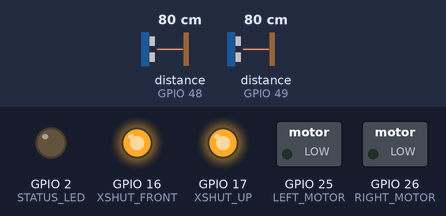
The sketch below on a simulated ESP32. Parts: switched loads named in the sketch (green lamp = pin HIGH), output pins drawn as LEDs (lit = HIGH). Dashed ring = blinking. Inputs (shaded band) come from the test bench; at power-on: distance to the obstacle (sensors on GPIO 48, GPIO 49) 80 cm. What the sketch prints to the serial monitor is not drawn.

Above: at 1.5 s.
1.6 s: distance to the obstacle (sensor on GPIO 48) set to 77 cm
At 1.75 s:
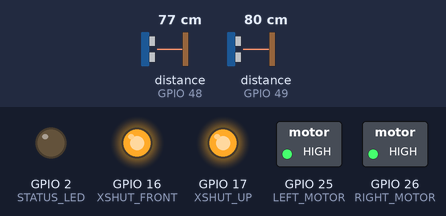
4.6 s: distance to the obstacle (sensor on GPIO 48) set to 33 cm
At 4.87 s:
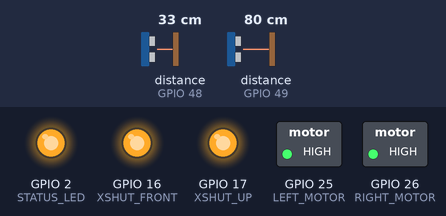
7.6 s: distance to the obstacle (sensor on GPIO 48) set to 27 cm
At 7.71 s:
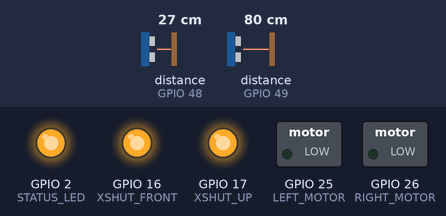
9.3 s: distance to the obstacle (sensor on GPIO 49) set to 77 cm
At 9.39 s:
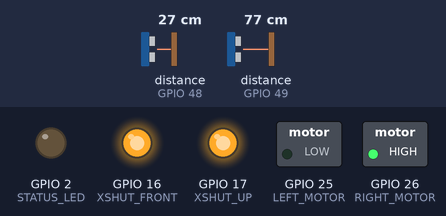
12.3 s: distance to the obstacle (sensor on GPIO 49) set to 2 cm
At 12.9 s:
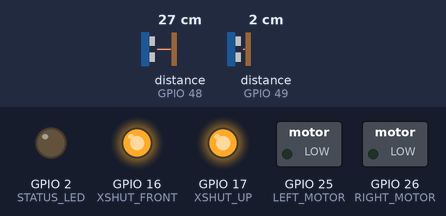
13.8 s: distance to the obstacle (sensor on GPIO 49) set to 60 cm
At 14.27 s:
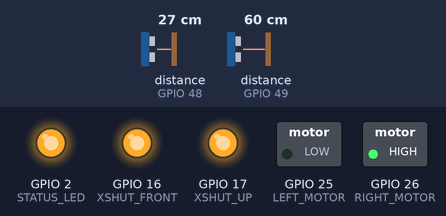
Timing chart, 0 to 17.8 s (numbered marks = the images above; inputs shaded):
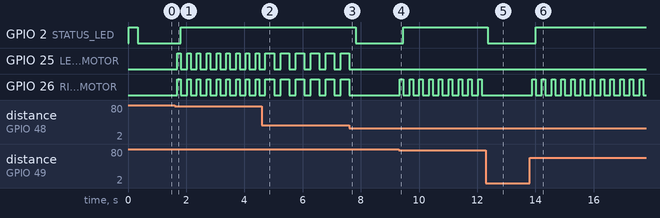

Measured:
- the behaviour switches between 80 and 79 cm on distance to the obstacle (sensor on GPIO 48) (found by bisection; images 0 and 1)
- the behaviour switches between 31 and 30 cm on distance to the obstacle (sensor on GPIO 48) (found by bisection; images 2 and 3)
- the behaviour switches between 80 and 79 cm on distance to the obstacle (sensor on GPIO 49) (found by bisection; images 3 and 4)
- after the input at 1.6 s, GPIO 2 (STATUS_LED): LOW → HIGH after 0.22 s; GPIO 25 (LEFT_MOTOR), GPIO 26 (RIGHT_MOTOR): alternates HIGH for 0.12 s and LOW for 0.22 s, starting after 0.10 s
- after the input at 4.6 s, GPIO 25 (LEFT_MOTOR), GPIO 26 (RIGHT_MOTOR): alternates HIGH for 0.30 s and LOW for 0.22 s, starting after 0.42 s
- after the input at 7.6 s, GPIO 2 (STATUS_LED): HIGH → LOW after 0.22 s; GPIO 25 (LEFT_MOTOR), GPIO 26 (RIGHT_MOTOR): goes on until 7.6 s, then stays LOW
- after the input at 9.3 s, GPIO 2 (STATUS_LED): LOW → HIGH after 0.16 s; GPIO 26 (RIGHT_MOTOR): alternates HIGH for 0.12 s and LOW for 0.22 s, starting at once
- after the input at 12.3 s, GPIO 2 (STATUS_LED): HIGH → LOW after 0.07 s; GPIO 26 (RIGHT_MOTOR): stops changing and stays LOW
- after the input at 13.8 s, GPIO 2 (STATUS_LED): LOW → HIGH after 0.20 s; GPIO 26 (RIGHT_MOTOR): alternates HIGH for 0.12 s and LOW for 0.22 s, starting after 0.08 s

The sketch:

head_module.ino
```cpp
#include <Wire.h>
#include <Adafruit_VL53L0X.h>

/* ===== PIN DEFINITIONS ===== */
#define SDA_PIN 21
#define SCL_PIN 22

#define XSHUT_FRONT 16
#define XSHUT_UP    17

#define LEFT_MOTOR  25
#define RIGHT_MOTOR 26

#define STATUS_LED  2

/* ===== DISTANCE THRESHOLDS (cm) ===== */
#define IGNORE_DISTANCE   30     // Ignore noise below this
#define SAFE_DISTANCE    80
#define DANGER_DISTANCE  50

Adafruit_VL53L0X tofFront;
Adafruit_VL53L0X tofUp;

/* ===== SETUP ===== */
void setup() {
  Serial.begin(115200);
  Wire.begin(SDA_PIN, SCL_PIN);

  pinMode(XSHUT_FRONT, OUTPUT);
  pinMode(XSHUT_UP, OUTPUT);

  pinMode(LEFT_MOTOR, OUTPUT);
  pinMode(RIGHT_MOTOR, OUTPUT);

  pinMode(STATUS_LED, OUTPUT);

  // Turn everything OFF initially
  digitalWrite(LEFT_MOTOR, LOW);
  digitalWrite(RIGHT_MOTOR, LOW);
  digitalWrite(STATUS_LED, LOW);

  /* ===== ToF ADDRESS SETUP ===== */
  digitalWrite(XSHUT_FRONT, LOW);
  digitalWrite(XSHUT_UP, LOW);
  delay(10);

  // Front sensor
  digitalWrite(XSHUT_FRONT, HIGH);
  delay(10);
  if (!tofFront.begin(0x30)) {
    Serial.println("❌ Front ToF not detected");
    while (1);
  }

  // Upward sensor
  digitalWrite(XSHUT_UP, HIGH);
  delay(10);
  if (!tofUp.begin(0x31)) {
    Serial.println("❌ Upward ToF not detected");
    while (1);
  }

  // Ready indication
  digitalWrite(STATUS_LED, HIGH);
  delay(300);
  digitalWrite(STATUS_LED, LOW);

  Serial.println("✅ HEAD MODULE READY");
}

/* ===== VIBRATION FUNCTIONS ===== */
void vibrateLeft(int duration) {
  digitalWrite(LEFT_MOTOR, HIGH);
  delay(duration);
  digitalWrite(LEFT_MOTOR, LOW);
}

void vibrateRight(int duration) {
  digitalWrite(RIGHT_MOTOR, HIGH);
  delay(duration);
  digitalWrite(RIGHT_MOTOR, LOW);
}

void vibrateBoth(int duration) {
  digitalWrite(LEFT_MOTOR, HIGH);
  digitalWrite(RIGHT_MOTOR, HIGH);
  delay(duration);
  digitalWrite(LEFT_MOTOR, LOW);
  digitalWrite(RIGHT_MOTOR, LOW);
}

/* ===== MAIN LOOP ===== */
void loop() {

  VL53L0X_RangingMeasurementData_t frontData, upData;

  tofFront.rangingTest(&frontData, false);
  tofUp.rangingTest(&upData, false);

  int frontDist = frontData.RangeMilliMeter / 10; // cm
  int upDist    = upData.RangeMilliMeter / 10;    // cm

  Serial.print("Front: ");
  Serial.print(frontDist);
  Serial.print(" cm | Up: ");
  Serial.print(upDist);
  Serial.println(" cm");

  bool obstacleDetected = false;

  /* ===== FRONT (HEAD-LEVEL) OBSTACLE ===== */
  if (frontDist > IGNORE_DISTANCE && frontDist < SAFE_DISTANCE) {
    obstacleDetected = true;

    if (frontDist < DANGER_DISTANCE) {
      Serial.println("🚨 DANGER: HEAD-LEVEL OBSTACLE AHEAD");
      vibrateBoth(300);   // continuous danger feel
    } else {
      Serial.println("⚠ WARNING: HEAD-LEVEL OBSTACLE AHEAD");
      vibrateBoth(120);   // slow pulse
    }
  }

  /* ===== UPWARD (HANGING) OBSTACLE ===== */
  else if (upDist > IGNORE_DISTANCE && upDist < SAFE_DISTANCE) {
    obstacleDetected = true;

    if (upDist < DANGER_DISTANCE) {
      Serial.println("🚨 DANGER: HANGING OBSTACLE");
      vibrateRight(300);  // strong warning
    } else {
      Serial.println("⚠ WARNING: HANGING OBSTACLE");
      vibrateRight(120);
    }
  }

  /* ===== STATUS LED ===== */
  if (obstacleDetected) {
    digitalWrite(STATUS_LED, HIGH);
  } else {
    digitalWrite(STATUS_LED, LOW);
  }

  delay(150); // stability delay
}
```
